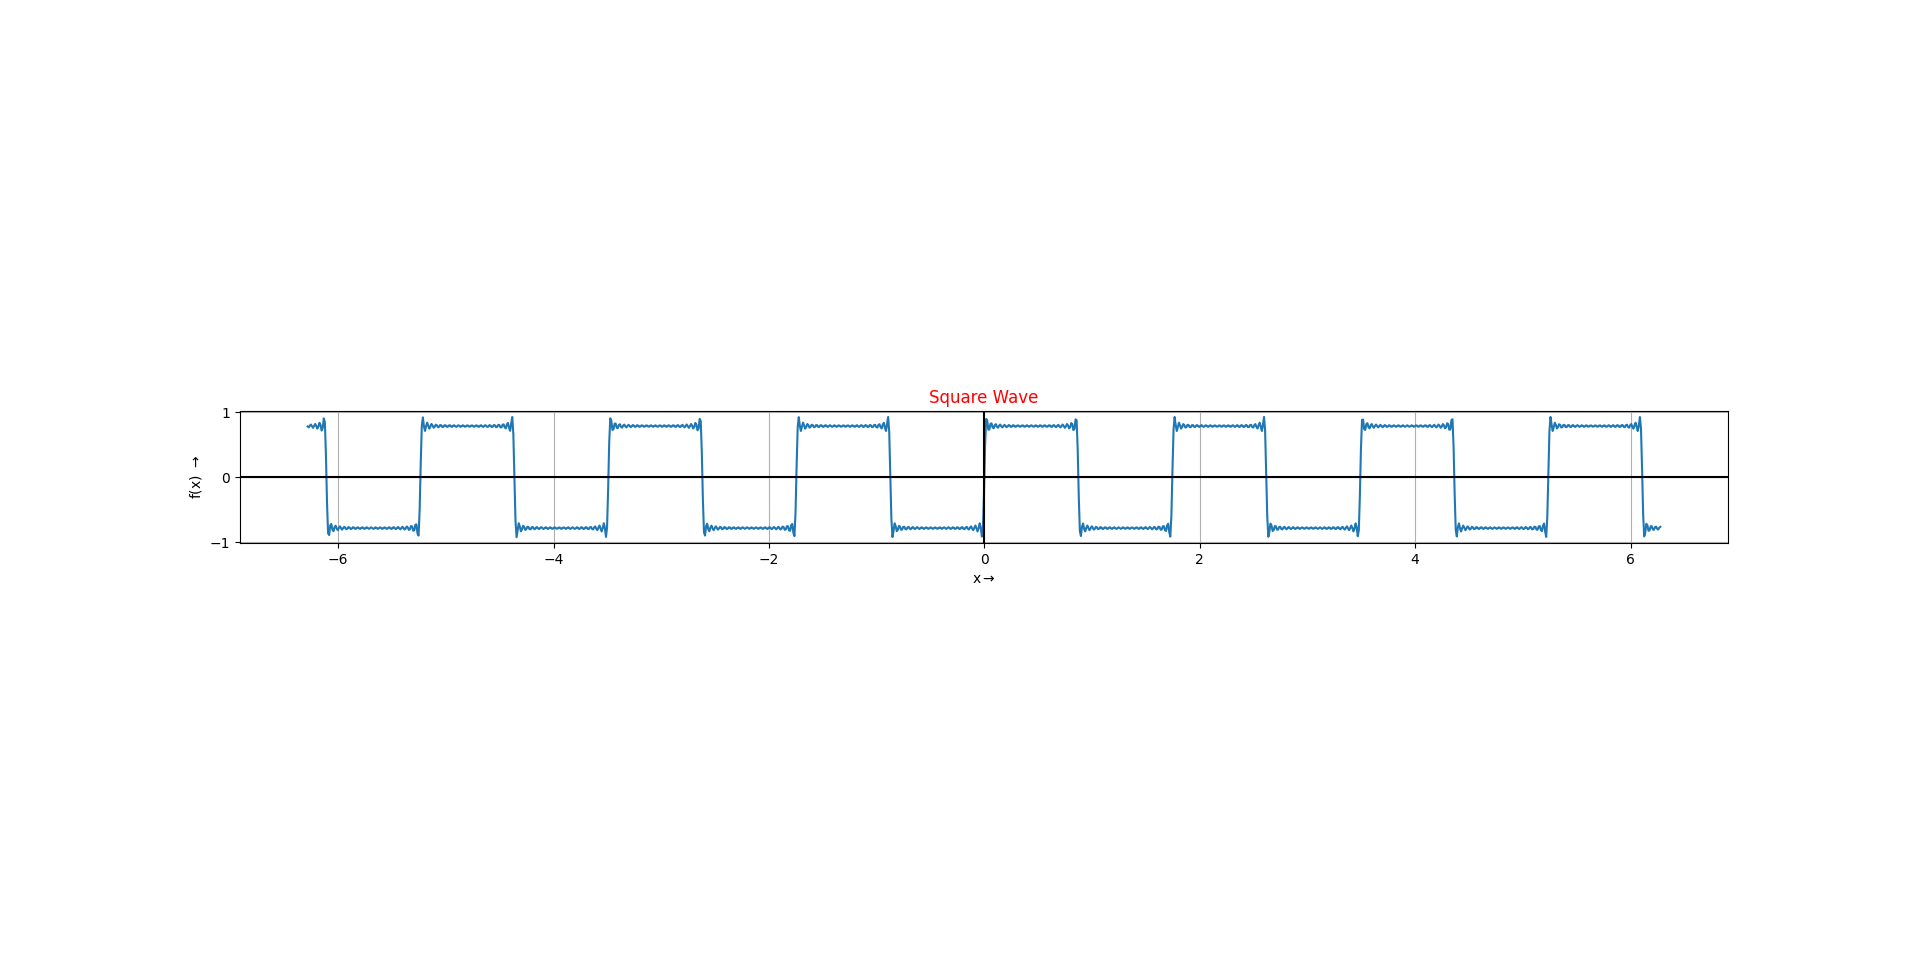

Reproduce this figure in Python.
#Square Wave (frequency = 3.6)
import numpy as np
import matplotlib.pyplot as plt
import math


def square(frequency,amplitude,x):  #Square Function 
    s = 0
    for n in range(21):
        s += math.sin((2*n + 1)*x*frequency ) / (2*n + 1)
    return amplitude*s   

Domain = np.arange(-2*np.pi, 2*np.pi, 0.01) #Domain = [-2pi,2pi]

Frequency = 3.6
Amplitude = 1

Range = []
for i in Domain:
    Range.append(square(Frequency,Amplitude,i))
Range=np.array(Range) #Converting list to numpy-array

plt.plot(Domain, Range)

plt.title('Square Wave', color='r')
plt.xlabel('x'+ r'$\rightarrow$')
plt.ylabel('f(x) '+ r'$\rightarrow$')

plt.grid()
plt.axhline(y=0, color='k')
plt.axvline(x=0, color='k')

plt.show()
